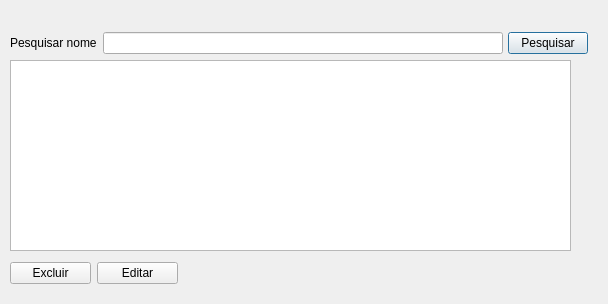
<?xml version="1.0" encoding="UTF-8"?>
<ui version="4.0">
 <class>fm_pesquisacontatos</class>
 <widget class="QDialog" name="fm_pesquisacontatos">
  <property name="geometry">
   <rect>
    <x>0</x>
    <y>0</y>
    <width>608</width>
    <height>304</height>
   </rect>
  </property>
  <property name="windowTitle">
   <string>Dialog</string>
  </property>
  <widget class="QTableWidget" name="tw_compromisso">
   <property name="geometry">
    <rect>
     <x>10</x>
     <y>60</y>
     <width>561</width>
     <height>191</height>
    </rect>
   </property>
  </widget>
  <widget class="QWidget" name="layoutWidget">
   <property name="geometry">
    <rect>
     <x>10</x>
     <y>30</y>
     <width>578</width>
     <height>26</height>
    </rect>
   </property>
   <layout class="QHBoxLayout" name="horizontalLayout">
    <item>
     <widget class="QLabel" name="label">
      <property name="text">
       <string>Pesquisar nome</string>
      </property>
     </widget>
    </item>
    <item>
     <widget class="QLineEdit" name="txt_pesquisanome">
      <property name="minimumSize">
       <size>
        <width>400</width>
        <height>0</height>
       </size>
      </property>
     </widget>
    </item>
    <item>
     <widget class="QPushButton" name="btn_pesquisar">
      <property name="text">
       <string>Pesquisar</string>
      </property>
     </widget>
    </item>
   </layout>
  </widget>
  <widget class="QWidget" name="layoutWidget">
   <property name="geometry">
    <rect>
     <x>10</x>
     <y>260</y>
     <width>168</width>
     <height>26</height>
    </rect>
   </property>
   <layout class="QHBoxLayout" name="horizontalLayout_2">
    <item>
     <widget class="QPushButton" name="btn_excluir">
      <property name="text">
       <string>Excluir</string>
      </property>
     </widget>
    </item>
    <item>
     <widget class="QPushButton" name="btn_editar">
      <property name="text">
       <string>Editar</string>
      </property>
     </widget>
    </item>
   </layout>
  </widget>
 </widget>
 <resources/>
 <connections/>
</ui>
